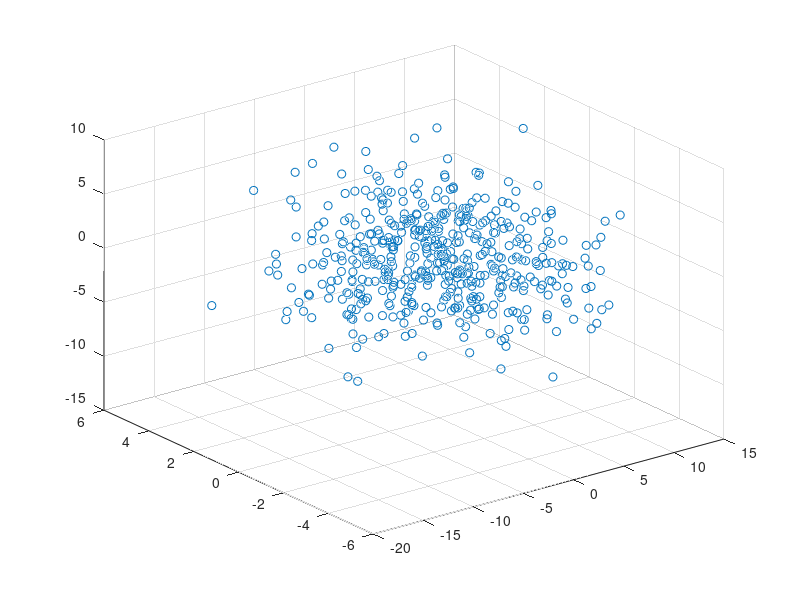

MATLAB code for this plot:
% Here is a Matlab code snippet for generating a sample data set for a multivariate gaussian distribution 
% with a given covariance matrix, s, and zero mean vector, mu.

s=[25 -2 4;-2 4 1;4 1 9];
mu=[0 0 0];
R=chol(s);
N=500;
z=repmat(mu,N,1)+randn(N,3)*R;
scatter3(z(:,1),z(:,2),z(:,3));


% The randn generates an array of random numbers drawn from a 1-D gaussian distributions. 
% This is modified by a decomposition of the given covariance matrix using the Cholesky decompositon 
% and the desired mean is added. 
% The covariance matrix for the data set can be estimated using:

cc=(z'*z)/N;

% N can be varied to see the effect of having an increasing number of data points to estimate from 
% (estimate starts to converge to true covariance matrix). The multiple correlation coefficient can 
% be calculated from the estimated covariance matrix. The actual multiple correlation coefficient is .1326. 

cofactor = @(A, r, c) (-1)^(r+c)*det(A([1:r-1 r+1:end], [1:c-1 c+1:end]));
r2_1_23=1-(det(cc)/(cc(1,1)*cofactor(cc,1,1)))